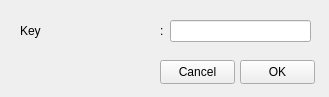
<?xml version="1.0" encoding="UTF-8"?>
<ui version="4.0">
 <class>Form</class>
 <widget class="QWidget" name="Form">
  <property name="geometry">
   <rect>
    <x>0</x>
    <y>0</y>
    <width>329</width>
    <height>97</height>
   </rect>
  </property>
  <property name="minimumSize">
   <size>
    <width>329</width>
    <height>97</height>
   </size>
  </property>
  <property name="maximumSize">
   <size>
    <width>329</width>
    <height>97</height>
   </size>
  </property>
  <property name="windowTitle">
   <string>Change value</string>
  </property>
  <property name="windowIcon">
   <iconset>
    <normaloff>../Icons/CoPUI.ico</normaloff>../Icons/CoPUI.ico</iconset>
  </property>
  <widget class="QPushButton" name="OK">
   <property name="geometry">
    <rect>
     <x>240</x>
     <y>60</y>
     <width>75</width>
     <height>24</height>
    </rect>
   </property>
   <property name="text">
    <string>OK</string>
   </property>
  </widget>
  <widget class="QPushButton" name="cancel">
   <property name="geometry">
    <rect>
     <x>160</x>
     <y>60</y>
     <width>75</width>
     <height>24</height>
    </rect>
   </property>
   <property name="text">
    <string>Cancel</string>
   </property>
  </widget>
  <widget class="QLabel" name="keyL">
   <property name="geometry">
    <rect>
     <x>20</x>
     <y>15</y>
     <width>131</width>
     <height>31</height>
    </rect>
   </property>
   <property name="text">
    <string>Key</string>
   </property>
  </widget>
  <widget class="QLabel" name="label_2">
   <property name="geometry">
    <rect>
     <x>160</x>
     <y>10</y>
     <width>20</width>
     <height>41</height>
    </rect>
   </property>
   <property name="text">
    <string>:</string>
   </property>
  </widget>
  <widget class="QLineEdit" name="valueL">
   <property name="geometry">
    <rect>
     <x>170</x>
     <y>20</y>
     <width>141</width>
     <height>22</height>
    </rect>
   </property>
   <property name="minimumSize">
    <size>
     <width>141</width>
     <height>22</height>
    </size>
   </property>
   <property name="maximumSize">
    <size>
     <width>141</width>
     <height>22</height>
    </size>
   </property>
   <property name="text">
    <string/>
   </property>
  </widget>
 </widget>
 <resources/>
 <connections/>
</ui>
